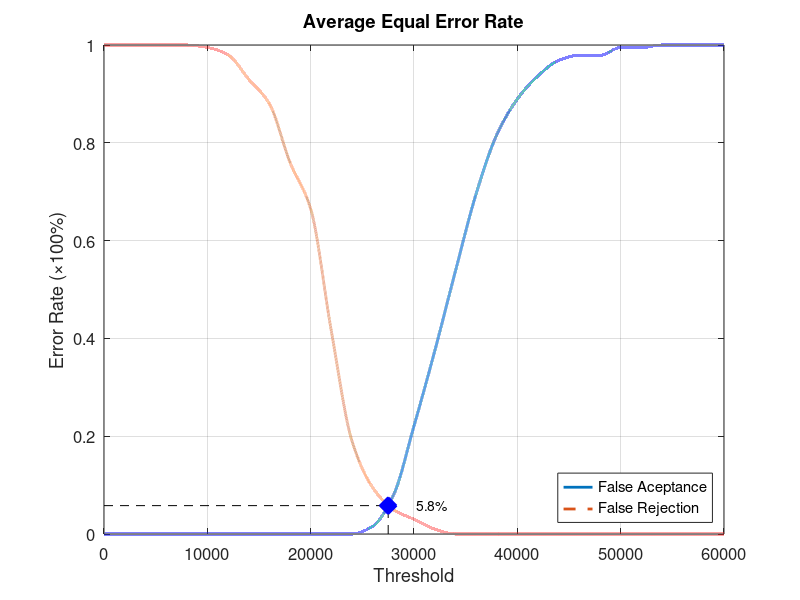
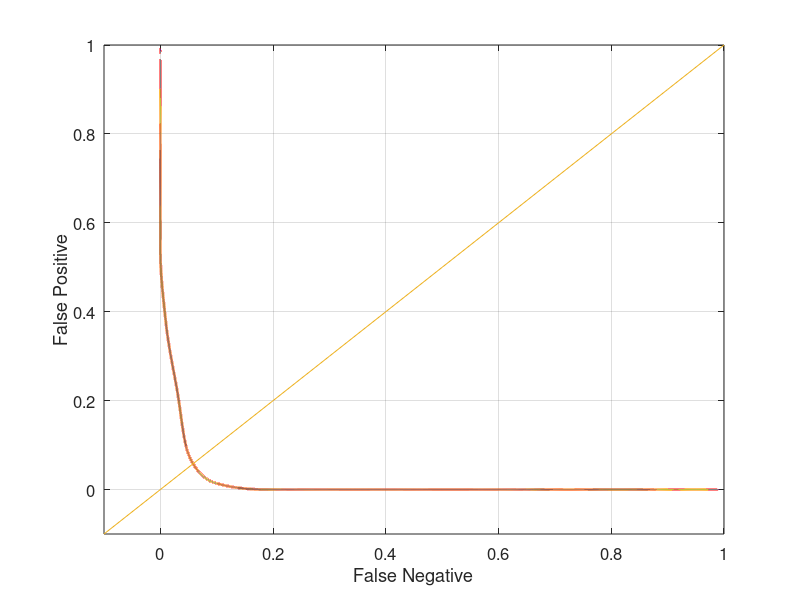

The MATLAB source for these figures, in order:
function yEER = Database4_1
close all;
clear;
clc;
x = 0:2000:60000;
xq = 0:0.5:60000;

y0 = [0 0 0 0 0 0 0 0 0 0 0 0 0 0.0157895 0.0789474 0.221053 0.373684 0.536842 0.694737 0.815789 0.889474 0.936842 0.968421 0.978947 0.978947 0.994737 0.994737 1 1 1 1];
yy0 = interp1(x, y0, xq, 'pchip');
y1 = [1 1 1 1 1 0.995 0.98 0.93 0.88 0.76 0.665 0.415 0.19 0.095 0.05 0.03 0.01 0 0 0 0 0 0 0 0 0 0 0 0 0 0];
yy1 = interp1(x, y1, xq, 'pchip');

% Calculating EER: 
y2 = abs(y0 - y1);
find(y2 == min(y2))
yy2 = abs(yy0 - yy1);
xEER = find(yy2 == min(yy2));
xEERIndex = xq(xEER) % X-axis EER
yEER = yy0(xEER) % Y-axis EER

main = figure
plot(xq, yy0,'-','LineWidth', 2);	hold on
plot(xq, yy1,'--','LineWidth', 2);	hold on
plot([xEERIndex xEERIndex], [0 yEER], 'k--');	hold on
plot([0 xEERIndex], [yEER yEER], 'k--');	hold on
plot(xEERIndex, yEER, 'bx', 'LineWidth', 10);	hold on
text(xEERIndex + 10 * xEERIndex / 100, yEER, [num2str(round((10000 * yEER)) / 100) '%'])
legend('False Aceptance', 'False Rejection', 'Location', 'SouthEast')
xlabel('Threshold')
ylabel('Error Rate (\times100%)')
title('Average Equal Error Rate')
set(gca, 'FontSize', 12)
axis([0 60000 0 1])
grid on

print(main, 'Database4_1Main', '-dpng');
FNRxFPR = figure('Color', [1 1 1]);
plot(yy1, yy0, '-', yy1, yy0, 'LineWidth', 2);
hold on
y = -0.1:0.1:1
plot(y, y); 
set(gca, 'FontSize', 12)
xlabel('False Negative')
ylabel('False Positive')
axis([-0.1 1 -0.1 1])
set(gca, 'FontSize', 12)
grid on

print(FNRxFPR, 'Database4_1FNRxFPR','-dpng');
end
